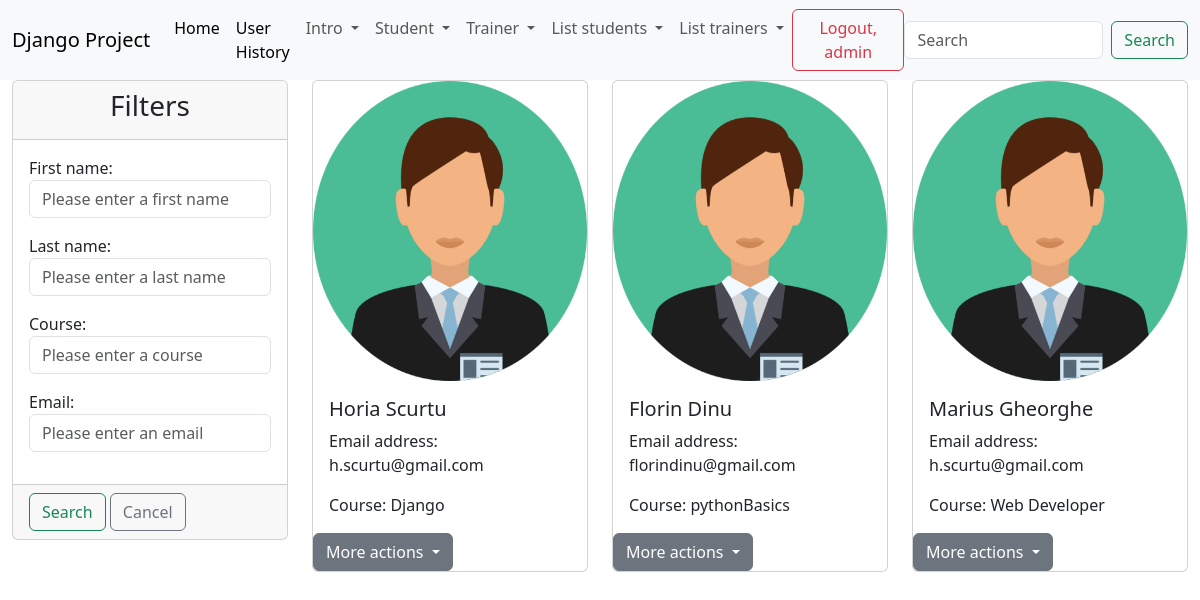
The page /list_of_trainers/ (signed in) on the database its author committed.
### trainer/models.py (models this page shows)
class Trainer(models.Model):
    first_name = models.CharField(max_length=20)
    last_name = models.CharField(max_length=20)
    course = models.CharField(max_length=40)
    email = models.EmailField(max_length=40)
    active = models.BooleanField(default=True)
    profile = models.ImageField(upload_to='profiles_trainer/', null=True)
    def __str__(self):
        return f'{self.first_name} {self.last_name}'

### trainer/views.py (the view)
# urls.py: path('list_of_trainers/', views.TrainerListView.as_view(), name='list-of-trainers'),
class TrainerListView(LoginRequiredMixin, PermissionRequiredMixin, ListView):
    template_name = 'trainer/list_of_trainers.html'
    model = Trainer
    context_object_name = 'all_trainers'
    permission_required = 'trainer.view_list_of_trainers'
    def get_context_data(self, **kwargs):
        context = super().get_context_data(**kwargs)
        trainers = Trainer.objects.filter(active=True)
        filters = TrainerFilter(self.request.GET, queryset=trainers)
        context['all_trainers'] = filters.qs
        context['filter_form'] = filters.form
        return context

### djangoProject/context_processors.py (called while the page is built)
def get_all_students(request):
    return {'students': Student.objects.all()}

def get_all_trainers(request):
    return {'trainers': Trainer.objects.all()}

### student/models.py (called while the page is built)
    def __str__(self):
        return f'{self.first_name} {self.last_name}'

### templates/trainer/list_of_trainers.html (shortened to what this page needs)
{% extends 'base.html' %}
{% load static %}
{% block content %}
    <div class="container-fluid">
        <div class="row">
                <div class="col-md-3">
                    <div class="card">
                    <div class="card-header">
                        <h3 class="text-center">Filters</h3>
                    </div>
                    <form method="GET">
                        <div class="card-body">
                            {{ filter_form.as_p }}
                        </div>
                        <div class="card-footer">
                            <button type="submit" class="btn btn-outline-success">Search</button>
                            <a href="{% url 'list-of-students' %}" class="btn btn-outline-secondary">Cancel</a>
                        </div>
                    </form>
                </div>
                </div>
                {% for trainer in all_trainers %}
                    <div class="col-md-3">
                    <div class="card">
                        {% if trainer.profile %}
                            <img src="{{ trainer.profile.url }}" height="300" alt="Picture profile">
                        {% else %}
                            <img src="{% static 'img.png' %}" height="300" alt="Picture profile">
                        {% endif %}
                        <div class="card-body">
                            <h5 class="card-title">{{ trainer }}</h5>
                            <p class="card-text">Email address: {{ trainer.email }}</p>
                            <p class="card-text">Course: {{ trainer.course }}</p>
                        </div>
                        {% if perms.trainer.view_student or perms.trainer.change_trainer or perms.trainer.delete_trainer %}
                        <div class="dropdown">
                            <button class="btn btn-secondary dropdown-toggle" type="button"
                                    data-bs-toggle="dropdown" aria-expanded="false">
                                More actions
                            </button>
                        </div>
                        {% endif %}
                    </div>
                </div>
            {% endfor %}
        </div>
    </div>
{% endblock %}

### templates/navbar.html (shortened to what this page needs)
<nav class="navbar navbar-expand-lg bg-body-tertiary">
    <div class="container-fluid">
        <a class="navbar-brand" href="#">Django Project</a>
        <div class="collapse navbar-collapse" id="navbarSupportedContent">
            <ul class="navbar-nav me-auto mb-2 mb-lg-0">
                <li class="nav-item">
                    <a class="nav-link active" aria-current="page" href="{% url 'home_page' %}">Home</a>
                </li>
                {% if user.is_superuser %}
                    <li class="nav-item">
                        <a class="nav-link active" aria-current="page" href="{% url 'user-history' %}">User History</a>
                    </li>
                {% endif %}
                {% if user.is_authenticated %}
                    <li class="nav-item dropdown">
                        <a class="nav-link dropdown-toggle" href="#" role="button" data-bs-toggle="dropdown"
                           aria-expanded="false">
                            Intro
                        </a>
                    </li>
                    {% if perms.student.add_student or perms.student.view_list_of_students or perms.student.view_history_students %}
                        <li class="nav-item dropdown">
                            <a class="nav-link dropdown-toggle" href="#" role="button" data-bs-toggle="dropdown"
                               aria-expanded="false">
                                Student
                            </a>
                        </li>
                    {% endif %}
                    {% if perms.trainer.add_trainer or perms.trainer.view_list_of_trainers %}
                        <li class="nav-item dropdown">
                            <a class="nav-link dropdown-toggle" href="#" role="button" data-bs-toggle="dropdown"
                               aria-expanded="false">
                                Trainer
                            </a>
                        </li>
                    {% endif %}
                {% endif %}
                <li class="nav-item dropdown">
                    <a class="nav-link dropdown-toggle" href="#" role="button" data-bs-toggle="dropdown"
                       aria-expanded="false">
                        List students
                    </a>
                </li>
                <li class="nav-item dropdown">
                    <a class="nav-link dropdown-toggle" href="#" role="button" data-bs-toggle="dropdown"
                       aria-expanded="false">
                        List trainers
                    </a>
                </li>
            </ul>
            {% if user.is_authenticated %}
                <form method="post" action="{% url 'logout' %}">
                    <button type="submit" class="btn btn-outline-danger">Logout, {{ user.username }}</button>
                </form>
                <form class="d-flex" role="search">
                    <input class="form-control me-2" type="search" placeholder="Search" aria-label="Search">
                    <button class="btn btn-outline-success" type="submit">Search</button>
                </form>
            {% else %}
                <div>
                    <a class="btn btn-outline-secondary" href="{% url 'login' %}">Login</a>
                    <a class="btn btn-outline-success" href="{% url 'create-user' %}">Sign up</a>
                </div>
            {% endif %}
        </div>
    </div>
</nav>

### rows shown on the page
Trainer: profile (picture), first_name+last_name "Horia Scurtu", email "h.scurtu@gmail.com", course "Django"
Trainer: profile (picture), first_name+last_name "Florin Dinu", email "florindinu@gmail.com", course "pythonBasics"
Trainer: profile (picture), first_name+last_name "Marius Gheorghe", email "h.scurtu@gmail.com", course "Web Developer"

### other values the page prints
{{ user.username }} "admin"
